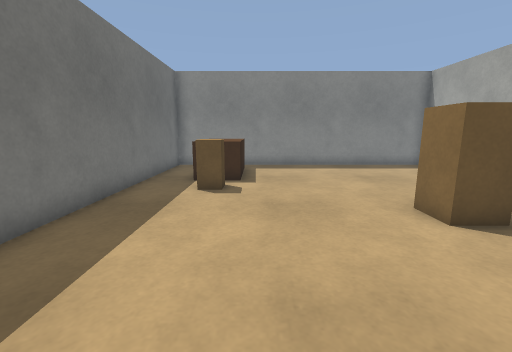
[1] (above)

16 first-person views from a walk through a Webots world. The camera is 0.94 m above the floor, tilts 10° down and sees 90° across. The floor is counted in squares, 0.5 m on a side. Each view is taken from the middle of a square. On the plan, view 1 faces up. The plan holds only what a view shows up to about 15 squares ahead; the rest is blank. The robots in the file are not drawn.

[2]
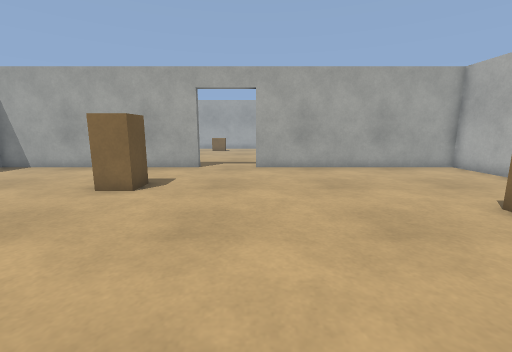

[3]
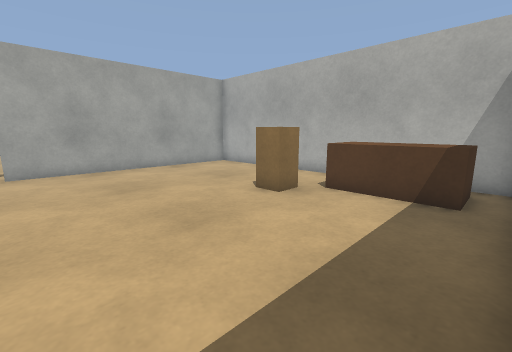

[4]
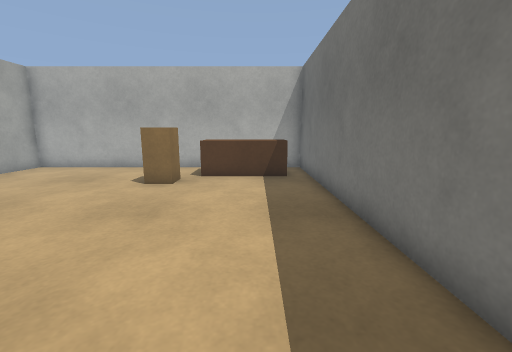

[5]
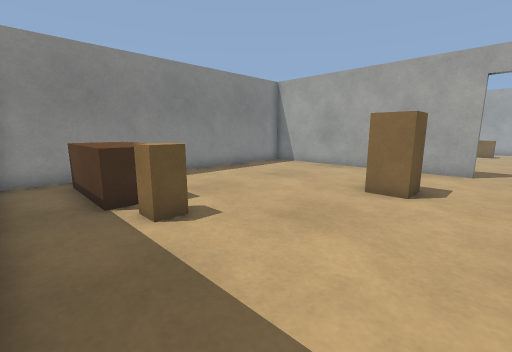

[6]
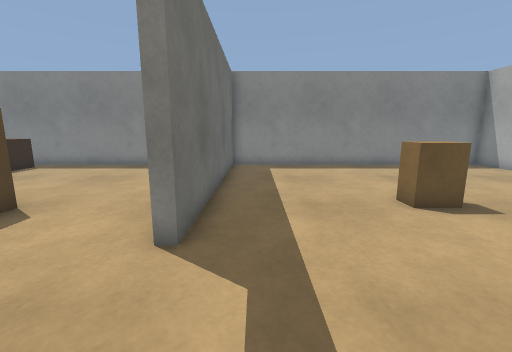

[7]
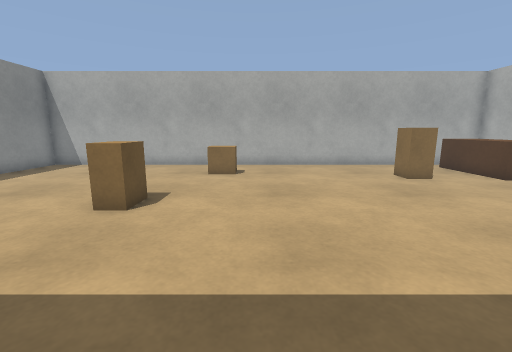

[8]
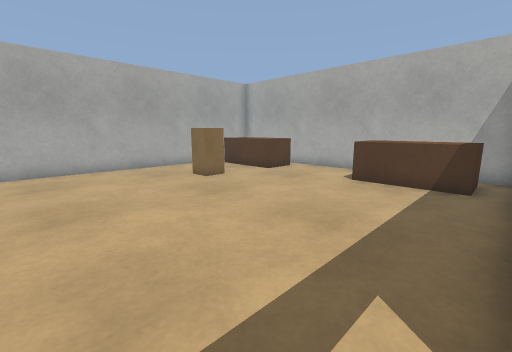

[9]
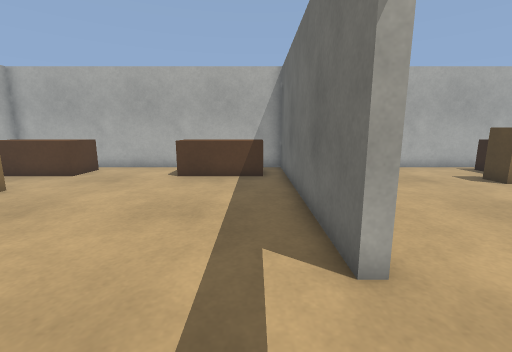

[10]
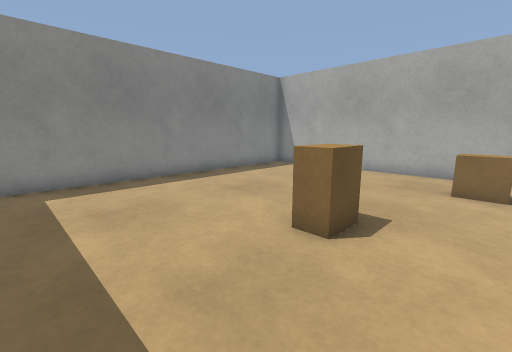

[11]
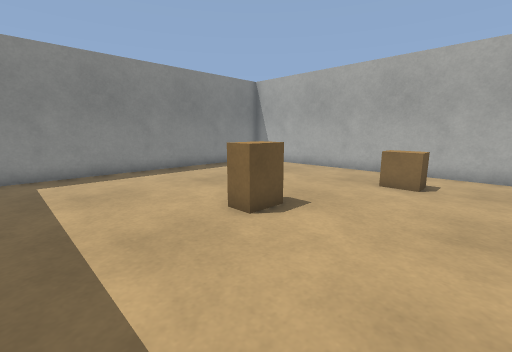

[12]
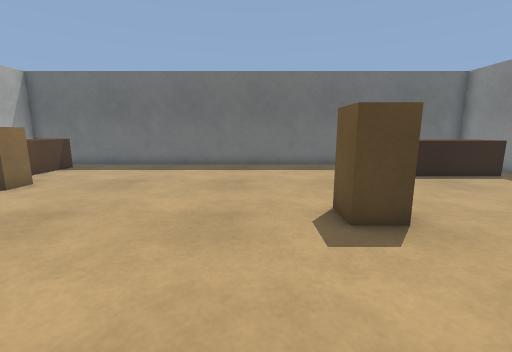

[13]
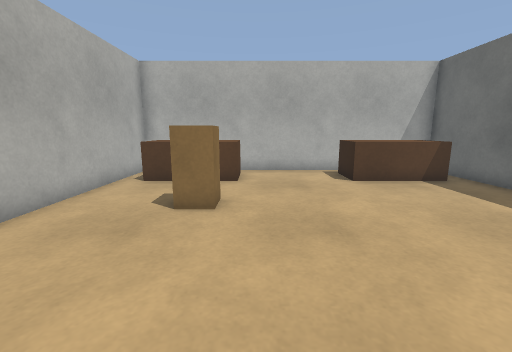

[14]
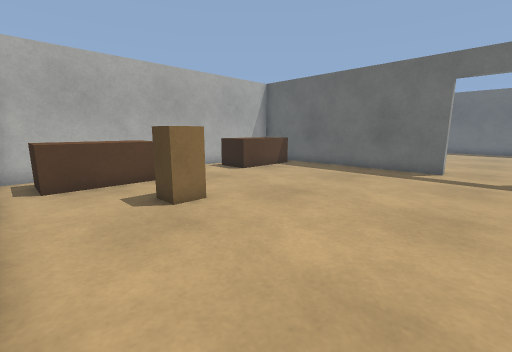

[15]
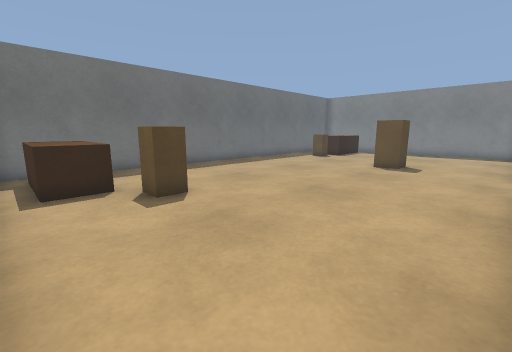

[16]
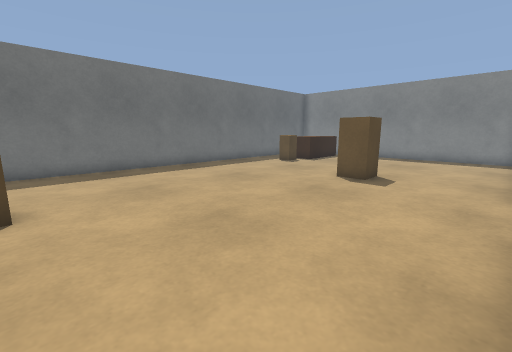

### Floor plan
Ten units are one square. View 1 is at (0, 0); x grows to the right and y downward. Boxes are objects, and circles mark ways between rooms. Rooms are numbered by the first view taken in them; rooms with no view inside come last. Other rooms are left out.
<svg viewBox="-48 -148 286 246">
<path fill="none" stroke="#000" d="M97 -40 93 -40 93 -143 -43 -143 -43 93 93 93 93 -10M93 -10 97 -10 97 93 233 93 233 -143 97 -143 97 -40"/>
<rect x="-35" y="65" width="40" height="20" fill="#bbb"><title>brown box</title></rect>
<rect x="-25" y="-95" width="20" height="20" fill="#bbb"><title>beige box</title></rect>
<rect x="-25" y="-135" width="20" height="40" fill="#bbb"><title>brown box</title></rect>
<rect x="5" y="45" width="20" height="20" fill="#bbb"><title>beige box</title></rect>
<rect x="35" y="-65" width="20" height="20" fill="#bbb"><title>beige box</title></rect>
<rect x="105" y="65" width="40" height="20" fill="#bbb"><title>brown box</title></rect>
<rect x="145" y="-75" width="20" height="20" fill="#bbb"><title>beige box</title></rect>
<rect x="185" y="65" width="40" height="20" fill="#bbb"><title>brown box</title></rect>
<rect x="185" y="25" width="20" height="20" fill="#bbb"><title>beige box</title></rect>
<rect x="195" y="-55" width="20" height="20" fill="#bbb"><title>beige box</title></rect>
<circle cx="100" cy="-30" r="3" fill="#2a7"/>
<text x="20" y="-30">1</text>
<text x="170" y="-30">2</text>
</svg>
Room 1 opens to room 2.

Where each view was taken, in squares from view 1:
view 1: 0 up, 0 right, facing up
view 2: 1 up, 4 left, facing right
view 3: 1 up, 4 left, facing down-right
view 4: 4 up, 2 left, facing down
view 5: 3 up, 4 left, facing up-right
view 6: 0 up, 11 right, facing up
view 7: 3 up, 9 right, facing right
view 8: 3 up, 10 right, facing down-right
view 9: 4 up, 11 right, facing down
view 10: 4 up, 11 right, facing up-right
view 11: 2 up, 11 right, facing up-right
view 12: 3 up, 10 right, facing left
view 13: 3 up, 18 right, facing down
view 14: 3 up, 23 right, facing down-left
view 15: 9 down, 9 right, facing up-left
view 16: 5 down, 9 right, facing up-left
